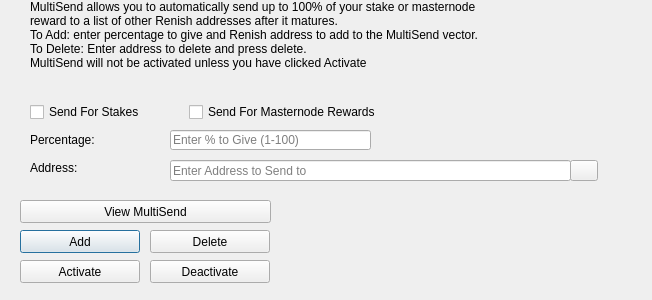
<?xml version="1.0" encoding="UTF-8"?>
<ui version="4.0">
 <class>MultiSendDialog</class>
 <widget class="QDialog" name="MultiSendDialog">
  <property name="windowModality">
   <enum>Qt::NonModal</enum>
  </property>
  <property name="geometry">
   <rect>
    <x>0</x>
    <y>0</y>
    <width>652</width>
    <height>300</height>
   </rect>
  </property>
  <property name="windowTitle">
   <string>MultiSend</string>
  </property>
  <widget class="QLineEdit" name="multiSendPercentEdit">
   <property name="geometry">
    <rect>
     <x>170</x>
     <y>130</y>
     <width>201</width>
     <height>20</height>
    </rect>
   </property>
   <property name="toolTip">
    <string>Enter whole numbers 1 - 100</string>
   </property>
   <property name="placeholderText">
    <string>Enter % to Give (1-100)</string>
   </property>
  </widget>
  <widget class="QLineEdit" name="multiSendAddressEdit">
   <property name="geometry">
    <rect>
     <x>170</x>
     <y>160</y>
     <width>401</width>
     <height>21</height>
    </rect>
   </property>
   <property name="toolTip">
    <string/>
   </property>
   <property name="placeholderText">
    <string>Enter Address to Send to</string>
   </property>
  </widget>
  <widget class="QLabel" name="label_2">
   <property name="geometry">
    <rect>
     <x>30</x>
     <y>0</y>
     <width>451</width>
     <height>121</height>
    </rect>
   </property>
   <property name="lineWidth">
    <number>1</number>
   </property>
   <property name="text">
    <string>MultiSend allows you to automatically send up to 100% of your stake or masternode reward to a list of other Renish addresses after it matures.
To Add: enter percentage to give and Renish address to add to the MultiSend vector.
To Delete: Enter address to delete and press delete.
MultiSend will not be activated unless you have clicked Activate</string>
   </property>
   <property name="alignment">
    <set>Qt::AlignLeading|Qt::AlignLeft|Qt::AlignTop</set>
   </property>
   <property name="wordWrap">
    <bool>true</bool>
   </property>
  </widget>
  <widget class="QLabel" name="message">
   <property name="geometry">
    <rect>
     <x>290</x>
     <y>200</y>
     <width>351</width>
     <height>91</height>
    </rect>
   </property>
   <property name="text">
    <string/>
   </property>
  </widget>
  <widget class="QPushButton" name="addButton">
   <property name="geometry">
    <rect>
     <x>20</x>
     <y>230</y>
     <width>120</width>
     <height>23</height>
    </rect>
   </property>
   <property name="toolTip">
    <string/>
   </property>
   <property name="statusTip">
    <string>Add to MultiSend Vector</string>
   </property>
   <property name="text">
    <string>Add</string>
   </property>
  </widget>
  <widget class="QPushButton" name="disableButton">
   <property name="geometry">
    <rect>
     <x>150</x>
     <y>260</y>
     <width>120</width>
     <height>23</height>
    </rect>
   </property>
   <property name="statusTip">
    <string>Deactivate MultiSend</string>
   </property>
   <property name="text">
    <string>Deactivate</string>
   </property>
  </widget>
  <widget class="QPushButton" name="addressBookButton">
   <property name="geometry">
    <rect>
     <x>570</x>
     <y>160</y>
     <width>28</width>
     <height>21</height>
    </rect>
   </property>
   <property name="toolTip">
    <string>Choose an address from the address book</string>
   </property>
   <property name="text">
    <string/>
   </property>
   <property name="icon">
    <iconset resource="../renish.qrc">
     <normaloff>:/icons/address-book</normaloff>:/icons/address-book</iconset>
   </property>
   <property name="shortcut">
    <string>Alt+A</string>
   </property>
   <property name="autoDefault">
    <bool>false</bool>
   </property>
  </widget>
  <widget class="QLabel" name="label">
   <property name="geometry">
    <rect>
     <x>30</x>
     <y>130</y>
     <width>121</width>
     <height>20</height>
    </rect>
   </property>
   <property name="toolTip">
    <string>Percentage of stake to send</string>
   </property>
   <property name="text">
    <string>Percentage:</string>
   </property>
  </widget>
  <widget class="QLabel" name="label_5">
   <property name="geometry">
    <rect>
     <x>30</x>
     <y>160</y>
     <width>111</width>
     <height>16</height>
    </rect>
   </property>
   <property name="toolTip">
    <string>Address to send portion of stake to</string>
   </property>
   <property name="text">
    <string>Address:</string>
   </property>
  </widget>
  <widget class="QPushButton" name="deleteButton">
   <property name="geometry">
    <rect>
     <x>150</x>
     <y>230</y>
     <width>120</width>
     <height>23</height>
    </rect>
   </property>
   <property name="toolTip">
    <string/>
   </property>
   <property name="statusTip">
    <string>Delete Address From MultiSend Vector</string>
   </property>
   <property name="text">
    <string>Delete</string>
   </property>
  </widget>
  <widget class="QPushButton" name="activateButton">
   <property name="geometry">
    <rect>
     <x>20</x>
     <y>260</y>
     <width>120</width>
     <height>23</height>
    </rect>
   </property>
   <property name="statusTip">
    <string>Activate MultiSend</string>
   </property>
   <property name="text">
    <string>Activate</string>
   </property>
  </widget>
  <widget class="QPushButton" name="viewButton">
   <property name="geometry">
    <rect>
     <x>20</x>
     <y>200</y>
     <width>251</width>
     <height>23</height>
    </rect>
   </property>
   <property name="toolTip">
    <string/>
   </property>
   <property name="statusTip">
    <string>View MultiSend Vector</string>
   </property>
   <property name="text">
    <string>View MultiSend</string>
   </property>
  </widget>
  <widget class="QWidget" name="horizontalLayoutWidget">
   <property name="geometry">
    <rect>
     <x>30</x>
     <y>100</y>
     <width>351</width>
     <height>24</height>
    </rect>
   </property>
   <layout class="QHBoxLayout" name="horizontalLayout">
    <item>
     <widget class="QCheckBox" name="multiSendStakeCheckBox">
      <property name="text">
       <string>Send For Stakes</string>
      </property>
     </widget>
    </item>
    <item>
     <widget class="QCheckBox" name="multiSendMasternodeCheckBox">
      <property name="text">
       <string>Send For Masternode Rewards</string>
      </property>
     </widget>
    </item>
   </layout>
  </widget>
 </widget>
 <resources>
  <include location="../renish.qrc"/>
 </resources>
 <connections/>
</ui>
